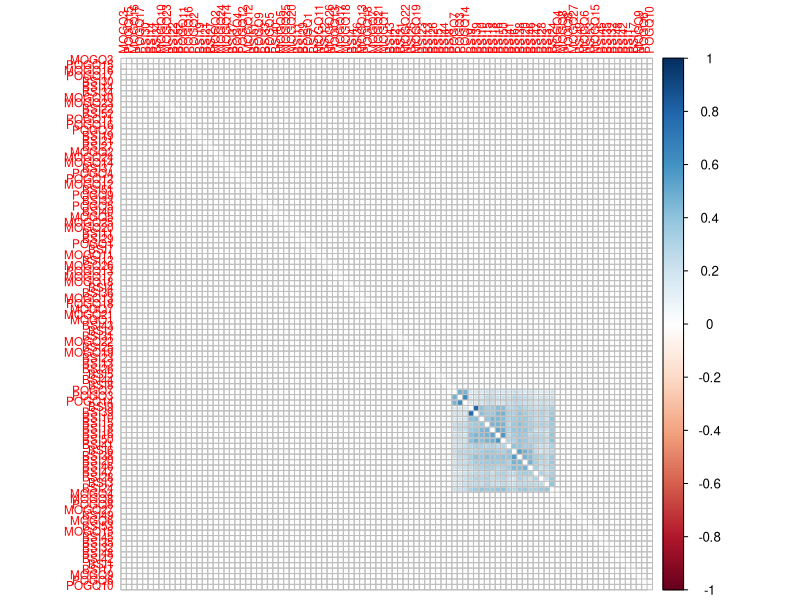

Generate this figure with R:
## ---- chunk 1
library(foreign)
dat <- read.spss(file.path("data", "gaming_random.sav"),
                 to.data.frame = TRUE)
## ---- chunk 2
str(dat)
#head(dat)
#tail(dat)
## ---- chunk 3
dat_num <- read.spss(file.path("data", "gaming_random.sav"), 
                     max.value.labels = 2)
## ---- chunk 4
dat$MOGQ1 <- as.integer(dat$MOGQ1)
## ---- chunk 5
# tudjuk, hogy a kérdőív itemek az 
# MOGQ, POGQ vagy BSI karaktereket tartalmazzák;
# akár le is ellenőrizheted: colnames(dat)
likert_valtozok <- grep("MOGQ|POGQ|BSI", 
                        colnames(dat), 
                        value = TRUE)

# meggyőződhetsz róla, hogy a likert_valtozok vektor 
# valóban a kérdéses itemeket tartalmazza
#print(likert_valtozok)

# ciklus
for (i in likert_valtozok) {
    dat[, i] <- as.integer(dat[, i])
}
## ---- chunk 6
dat[, i] <- as.integer(dat[, i])
## ---- chunk 7
library(corrplot)
png("corr_items.png", width = 1000, height = 1000)
corrplot(cor(dat[, likert_valtozok], use = "p"), 
         method = "square", diag = FALSE,
         order = "hclust", hclust.method = "mcquitty", 
         tl.cex = 0.7)
dev.off()
## ---- chunk 8
unlink("corr_items.png")
## ---- chunk 9
MOGQ_social_itemek <- c("MOGQ1", "MOGQ8", "MOGQ15", "MOGQ22")
## ---- chunk 10
MOGQ_social <- rowMeans(dat[, MOGQ_social_itemek],
                        na.rm = TRUE)
## ---- chunk 11
skala_definiciok <- list(
    MOGQ_Social = c("MOGQ1", "MOGQ8", "MOGQ15", "MOGQ22"),
    MOGQ_Escape = c("MOGQ2", "MOGQ9", "MOGQ16", "MOGQ23"),
    MOGQ_Competition = c("MOGQ3", "MOGQ10", "MOGQ17", "MOGQ24"),
    MOGQ_Coping = c("MOGQ4", "MOGQ11", "MOGQ18", "MOGQ25"),
    MOGQ_SkillDev = c("MOGQ5", "MOGQ12", "MOGQ19", "MOGQ26"),
    MOGQ_Fantasy = c("MOGQ6", "MOGQ13", "MOGQ20", "MOGQ27"),
    MOGQ_Recreation = c("MOGQ7", "MOGQ14", "MOGQ21"),
    POGQ_Preoccupation = c("POGQ1", "POGQ7"),
    POGQ_Immersion = c("POGQ2", "POGQ8", "POGQ13", "POGQ17"),
    POGQ_Withdrawal = c("POGQ3", "POGQ9", "POGQ14", "POGQ18"),
    POGQ_Overuse = c("POGQ4", "POGQ10", "POGQ15"),
    POGQ_IntConflicts = c("POGQ5", "POGQ11"),
    POGQ_SocIsolation = c("POGQ6", "POGQ12", "POGQ16"),
    BSI_Somatization = c("BSI2", "BSI7", "BSI23", "BSI29", "BSI30", "BSI33", "BSI37"),
    BSI_ObsComp = c("BSI5", "BSI15", "BSI26", "BSI27", "BSI32", "BSI36"),
    BSI_IntpersSens = c("BSI20", "BSI21", "BSI22", "BSI42"),
    BSI_Depression = c("BSI9", "BSI16", "BSI17", "BSI18", "BSI35", "BSI50"),
    BSI_Anxiety = c("BSI1", "BSI12", "BSI19", "BSI38", "BSI45", "BSI49"),
    BSI_Hostility = c("BSI6", "BSI13", "BSI40", "BSI41", "BSI46"),
    BSI_PhobicAnxiety = c("BSI8", "BSI28", "BSI31", "BSI43", "BSI47"),
    BSI_ParanoidId = c("BSI4", "BSI10", "BSI24", "BSI48", "BSI51"),
    BSI_Psychotiscism = c("BSI3", "BSI14", "BSI34", "BSI44", "BSI53"),
    GSI = c("BSI1", "BSI2", "BSI3", "BSI4", "BSI5", "BSI6", "BSI7", "BSI8", "BSI9", "BSI10", "BSI11", "BSI12", "BSI13", "BSI14", "BSI15", "BSI16", "BSI17", "BSI18", "BSI19", "BSI20", "BSI21", "BSI22", "BSI23", "BSI24", "BSI25", "BSI26", "BSI27", "BSI28", "BSI29", "BSI30", "BSI31", "BSI32", "BSI33", "BSI34", "BSI35", "BSI36", "BSI37", "BSI38", "BSI39", "BSI40", "BSI41", "BSI42", "BSI43", "BSI44", "BSI45", "BSI46", "BSI47", "BSI48", "BSI49", "BSI50", "BSI51", "BSI52", "BSI53")
)
## ---- chunk 12
MOGQ_social_itemek <- c("MOGQ1", "MOGQ8", "MOGQ15", "MOGQ22")
MOGQ_social <- rowMeans(dat[, MOGQ_social_itemek], na.rm = TRUE)
## ---- chunk 13
itemek <- skala_definiciok[["MOGQ_social"]]
skala <- rowMeans(dat[, itemek], na.rm = TRUE)
## ---- chunk 14
skala_nevek <- names(skala_definiciok)
for (n in skala_nevek) {
    itemek <- skala_definiciok[[n]]
    skala <- rowMeans(dat[, itemek], 
                      na.rm = TRUE)
}
## ---- chunk 15
skalapontok <- lapply(skala_nevek, 
                      function(n) {
                          itemek <- skala_definiciok[[n]]
                          rowMeans(dat[, itemek],
                                   na.rm = TRUE)
                          }
                      )
## ---- chunk 16
skalapontok <- lapply(skala_definiciok, 
                      function(itemek) {
                          rowMeans(dat[, itemek],
                                   na.rm = TRUE)
                          }
                      )
## ---- chunk 17
skalapontok <- as.data.frame(skalapontok)
## ---- chunk 18
# töltsük be a psych csomagot
library(psych)

# kérjünk leíró statisztikákat csoportonkénti bontásban
describeBy(skalapontok, 
           group = dat[, c("Heavy_use", "Problematic")])
## ---- chunk 19
final_dat <- data.frame(skalapontok, 
                        dat[, c("Sorszam", "Heavy_use", "Problematic")])
## ---- chunk 20
final_dat <- na.omit(final_dat)
## ---- chunk 21
# standardizálandó változók:
skala_nevek <- colnames(skalapontok)
final_dat[, skala_nevek] <- scale(final_dat[, skala_nevek])
## ---- chunk 22
# adattable mentese
saveRDS(final_dat, 
        file = file.path("data", "prepared_data.rds"))
